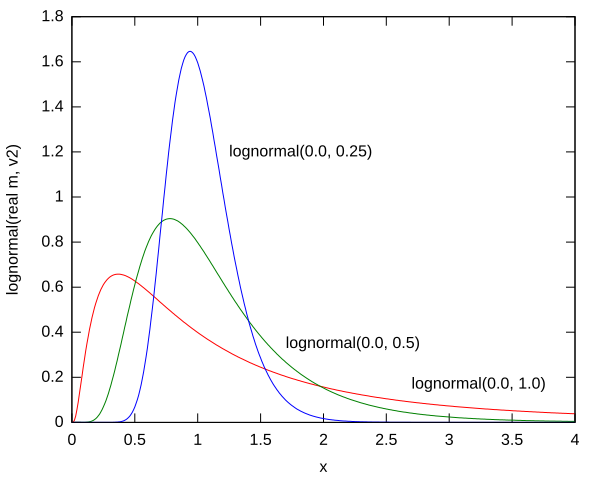

This figure's gnuplot source:
################################################################################
# Copyright (c) 2010, 2022 Contributors to the Eclipse Foundation
#
# See the NOTICE file(s) distributed with this work for additional
# information regarding copyright ownership.
#
# This program and the accompanying materials are made available under the terms
# of the MIT License which is available at https://opensource.org/licenses/MIT
#
# SPDX-License-Identifier: MIT
################################################################################

set terminal svg
#set grid back
#set xrange [0:20]
#set yrange [0:0.5]
set xlabel "x"
set ylabel "lognormal(real m, v2)"
#set samples 2000
set output "lognormal.svg"
set nokey
set label "lognormal(0.0, 1.0)" at 2.7, 0.17
set label "lognormal(0.0, 0.5)" at 1.7, 0.35
set label "lognormal(0.0, 0.25)" at 1.25, 1.2
set style data lines
plot "lognormal_0.0_1.0.dat" using 1:2 linetype 1, \
     "lognormal_0.0_0.5.dat" using 1:2 linetype 2, \
     "lognormal_0.0_0.25.dat" using 1:2 linetype 3

